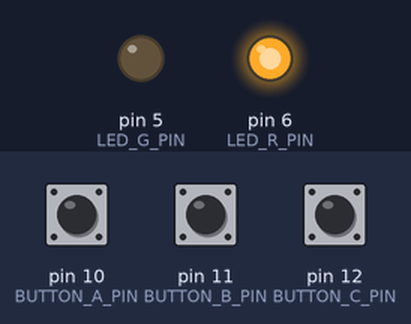
The sketch below on a simulated Arduino Uno, built with avr-gcc and run on an emulated ATmega328P. On the bench: output pins drawn as LEDs (lit = HIGH). Dashed ring = blinking. The test bench sets the inputs (shaded band); at power-on: pin 10 (BUTTON_A_PIN) HIGH, pin 11 (BUTTON_B_PIN) HIGH, pin 12 (BUTTON_C_PIN) HIGH.

Above: at 1.2 s.
1.3 s: pin 10 (BUTTON_A_PIN) pulled LOW for 1 s
At 2.02 s:
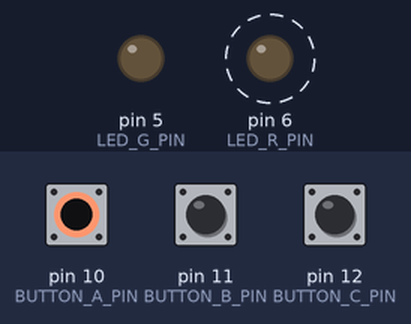
4.6 s: pin 11 (BUTTON_B_PIN) pulled LOW for 3.2 s
At 5.32 s:
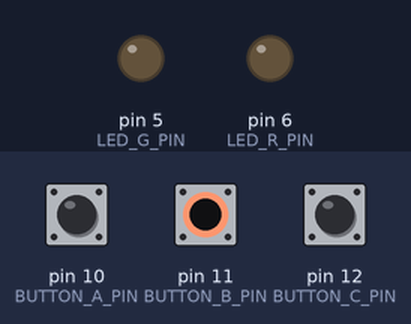
9.3 s: pin 11 (BUTTON_B_PIN) pulled LOW for 1 s
At 11.6 s:
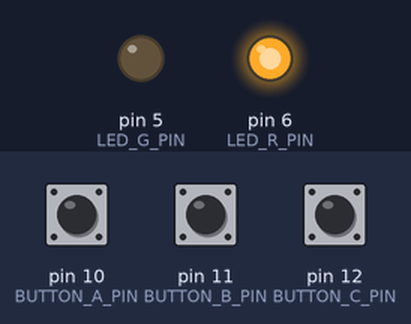
12.6 s: pin 10 (BUTTON_A_PIN) pulled LOW for 3.2 s
At 13.32 s:
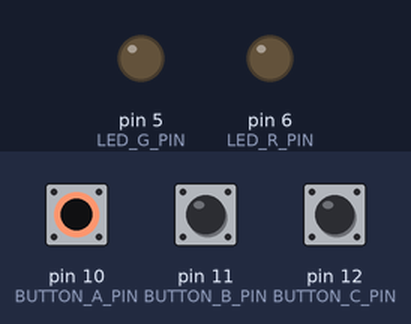
Timing chart, 0 to 18.1 s (numbered marks = the images above; inputs shaded):
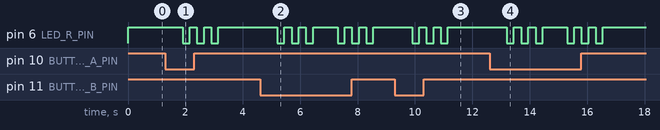

Measured:
- after the input at 1.3 s, pin 6 (LED_R_PIN): alternates HIGH for 0.25 s and LOW for 0.25 s, 6 changes in all, then stays HIGH, starting after 0.60 s
- after the input at 4.6 s, pin 6 (LED_R_PIN): HIGH → LOW after 0.60 s, → HIGH 0.25 s later, → LOW 0.25 s later, → HIGH 0.25 s later, … (12 changes in this stretch)
- after the input at 9.3 s, pin 6 (LED_R_PIN): alternates HIGH for 0.25 s and LOW for 0.25 s, 6 changes in all, then stays HIGH, starting after 0.60 s
- after the input at 12.6 s, pin 6 (LED_R_PIN): HIGH → LOW after 0.60 s, → HIGH 0.25 s later, → LOW 0.25 s later, → HIGH 0.25 s later, … (12 changes in this stretch)

The sketch:

combination_lock.ino
```cpp
#include <pitches.h>
#define BUTTON_A_PIN  10                    // ----------Button Safe-----------
#define BUTTON_B_PIN  11                    // Written for Arduino Uno + Dangershield
#define BUTTON_C_PIN  12                    // --------by Remco Troost----------
#define LED_G_PIN     5                     // defining the pins that the components are attached to.
#define LED_R_PIN     6                     //

int pressedCounter  = 0;                    // number of times any button has been pressed.
String combination  = "331";                // <--change safe combination HERE.
String guessCode    = "";                   // the string to store the code that user enters

int currState_A = 0;                        //
int lastState_A = 1;                        // currState and lastState are used to store states of the buttons.
int currState_B = 0;                        // they are used in the debounce algorithm to make sure a button isn't
int lastState_B = 1;                        // pressed twice.
int currState_C = 0;                        // currentState = state after entering first if().
int lastState_C = 1;                        // lastState = last known state to store for when loop is started again.
int reading_A;                              //
int reading_B;                              // reading is a variable for reading the initial state of a button at
int reading_C;                              // the beginning of the loop
int debounceDelay = 200;                    // this is the delay in ms for the debounce algorithm. time user can press button

void setup() {
  pinMode(BUTTON_A_PIN, INPUT_PULLUP);      //
  pinMode(BUTTON_B_PIN, INPUT_PULLUP);      // setting buttons as INPUT_PULLUP due to Dangershield config
  pinMode(BUTTON_C_PIN, INPUT_PULLUP);      //
  pinMode(LED_G_PIN, OUTPUT);               // and leds as OUTPUT
  pinMode(LED_R_PIN, OUTPUT);               //
  digitalWrite(LED_R_PIN, HIGH);            // turn on red led on initial startup
}

void loop() {
  reading_A = digitalRead(BUTTON_A_PIN);    //
  reading_B = digitalRead(BUTTON_B_PIN);    // read the current states of the buttons
  reading_C = digitalRead(BUTTON_C_PIN);    //

  storeCombo(reading_A, lastState_A, currState_A, "1");
  storeCombo(reading_B, lastState_B, currState_B, "2");
  storeCombo(reading_C, lastState_C, currState_C, "3");
  checkCombo();
}

// FUNCTIONS
void storeCombo (int reading, int lastState, int currState, String value) {
  if(reading != lastState)
  {
    delay(debounceDelay);
    currState = reading;
    if(currState == LOW)
    {
      pressedCounter++;
      guessCode += value;
    }
  }
  lastState = reading;
}

void checkCombo() {
  if(guessCode == combination && pressedCounter == 3)
  {
    digitalWrite(LED_R_PIN, LOW);           // turn off red led first
    digitalWrite(LED_G_PIN, HIGH);          // if correct, turn on green led for 3 seconds
    delay(3000);                            //
    digitalWrite(LED_G_PIN, LOW);           //
    digitalWrite(LED_R_PIN, HIGH);          // turn on red led afterwards
    guessCode   =      "";                  // and then reset the guessCode so you can open
    pressedCounter  =   0;                  // the safe again after you closed it
  }
  else if(guessCode != combination && pressedCounter == 3)
  {
    for(int i = 0; i < 3; i++)
    {
      digitalWrite(LED_R_PIN, LOW);         // if wrong, blink red led 3 times
      delay(250);                           // 0.5 sec between each blink, so
      digitalWrite(LED_R_PIN, HIGH);        // 250mx per value change
      delay(250);
    }
    guessCode  =       "";                  // and then again, reset the vaRIABLES
    pressedCounter  =   0;                  // so you can retry the safe combination
  }
}

void bootSequence()
{
  //sound+display when booting
}

void correctSound()
{
  //sound played for correct combo
}

void incorrectSound()
{
  //sound played for incorrect combo
}

void displayValue(String value)
{
  //method to display pressed button
}
```

pitches.h
```cpp
/*************************************************
 * Public Constants
 *************************************************/

#define NOTE_B0  31
#define NOTE_C1  33
#define NOTE_CS1 35
#define NOTE_D1  37
#define NOTE_DS1 39
#define NOTE_E1  41
#define NOTE_F1  44
#define NOTE_FS1 46
#define NOTE_G1  49
#define NOTE_GS1 52
#define NOTE_A1  55
#define NOTE_AS1 58
#define NOTE_B1  62
#define NOTE_C2  65
#define NOTE_CS2 69
#define NOTE_D2  73
#define NOTE_DS2 78
#define NOTE_E2  82
#define NOTE_F2  87
#define NOTE_FS2 93
#define NOTE_G2  98
#define NOTE_GS2 104
#define NOTE_A2  110
#define NOTE_AS2 117
#define NOTE_B2  123
#define NOTE_C3  131
#define NOTE_CS3 139
#define NOTE_D3  147
#define NOTE_DS3 156
#define NOTE_E3  165
#define NOTE_F3  175
#define NOTE_FS3 185
#define NOTE_G3  196
#define NOTE_GS3 208
#define NOTE_A3  220
#define NOTE_AS3 233
#define NOTE_B3  247
#define NOTE_C4  262
#define NOTE_CS4 277
#define NOTE_D4  294
#define NOTE_DS4 311
#define NOTE_E4  330
#define NOTE_F4  349
#define NOTE_FS4 370
#define NOTE_G4  392
#define NOTE_GS4 415
#define NOTE_A4  440
#define NOTE_AS4 466
#define NOTE_B4  494
#define NOTE_C5  523
#define NOTE_CS5 554
#define NOTE_D5  587
#define NOTE_DS5 622
#define NOTE_E5  659
#define NOTE_F5  698
#define NOTE_FS5 740
#define NOTE_G5  784
#define NOTE_GS5 831
#define NOTE_A5  880
#define NOTE_AS5 932
#define NOTE_B5  988
#define NOTE_C6  1047
#define NOTE_CS6 1109
#define NOTE_D6  1175
#define NOTE_DS6 1245
#define NOTE_E6  1319
#define NOTE_F6  1397
#define NOTE_FS6 1480
#define NOTE_G6  1568
#define NOTE_GS6 1661
#define NOTE_A6  1760
#define NOTE_AS6 1865
#define NOTE_B6  1976
#define NOTE_C7  2093
#define NOTE_CS7 2217
#define NOTE_D7  2349
#define NOTE_DS7 2489
#define NOTE_E7  2637
#define NOTE_F7  2794
#define NOTE_FS7 2960
#define NOTE_G7  3136
#define NOTE_GS7 3322
#define NOTE_A7  3520
#define NOTE_AS7 3729
#define NOTE_B7  3951
#define NOTE_C8  4186
#define NOTE_CS8 4435
#define NOTE_D8  4699
#define NOTE_DS8 4978
```
